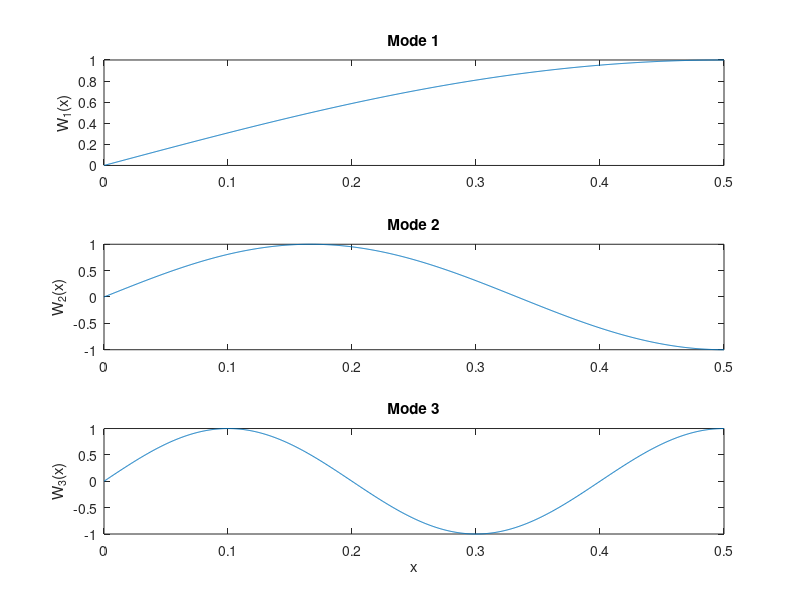

Write the MATLAB code that produced this figure.
L = 0.5;
x = linspace(0,L,1000);

beta1 = pi;
beta2 = 3*pi;
beta3 = 5*pi;

w1 = sin(beta1*x);
w2 = sin(beta2*x);
w3 = sin(beta3*x);

w1 = w1./max(abs(w1));
w2 = w2./max(abs(w2));
w3 = w3./max(abs(w3));

subplot(3,1,1)
plot(x,w1)
ylabel('W_1(x)')
title('Mode 1')

subplot(3,1,2)
plot(x,w2)
ylabel('W_2(x)')
title('Mode 2')

subplot(3,1,3)
plot(x,w3)
xlabel('x')
ylabel('W_3(x)')
title('Mode 3')
